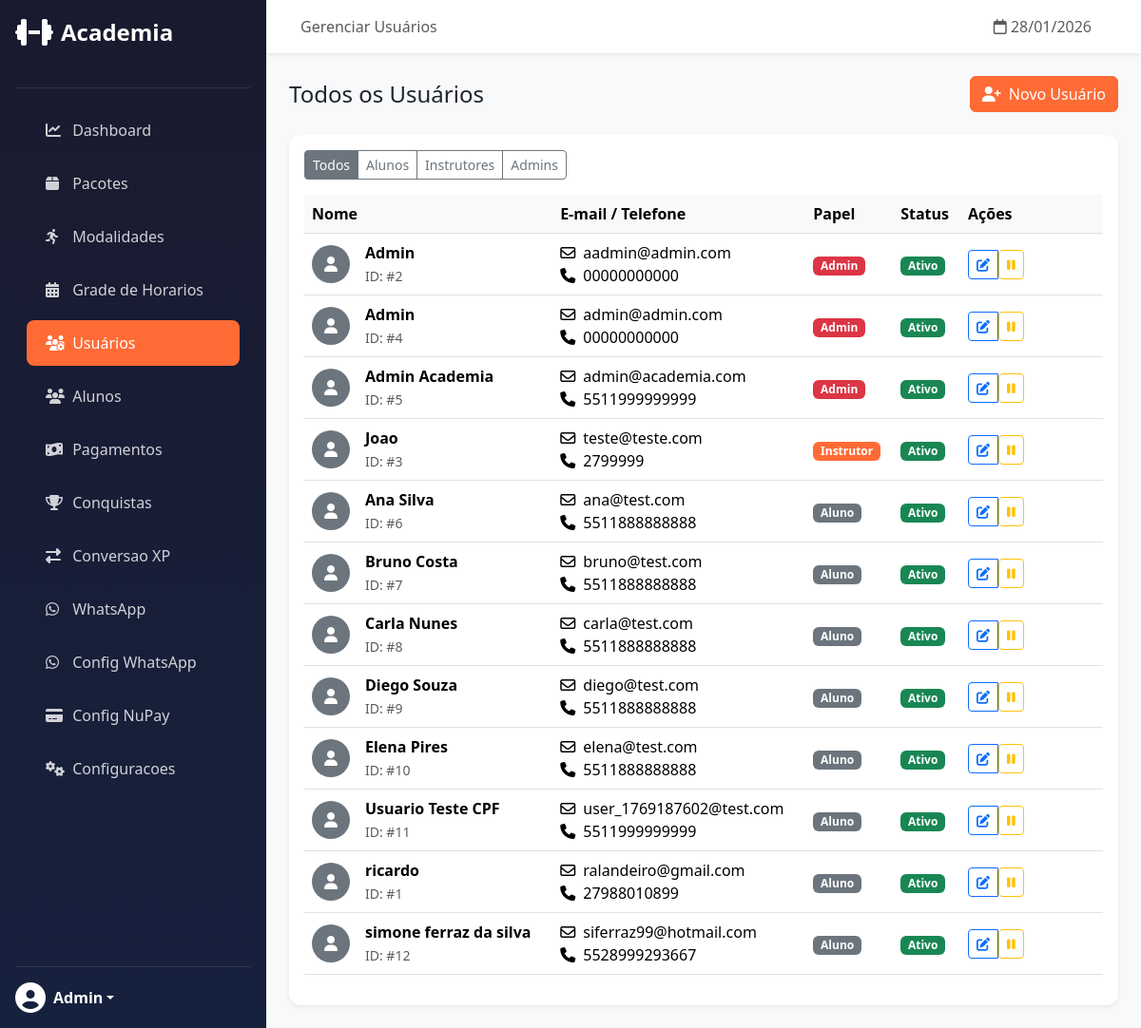
The page /admin/users/ (signed in) on the database as committed earlier.
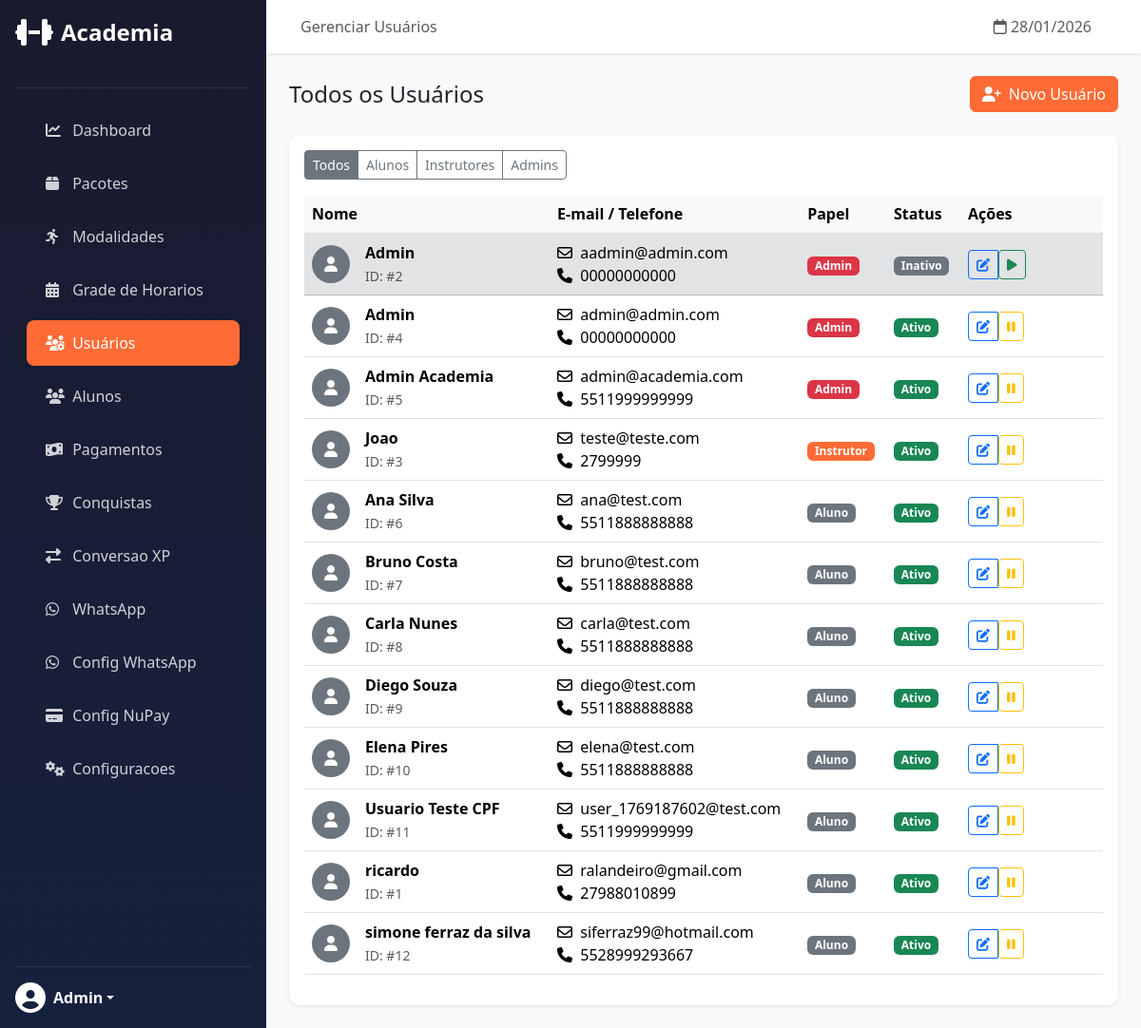
The same page on the database as committed later.
### app/models/user.py (models this page shows, shortened)
class User(UserMixin, db.Model):
    __tablename__ = 'users'
    id = db.Column(db.Integer, primary_key=True)
    name = db.Column(db.String(100), nullable=False)
    email = db.Column(db.String(120), unique=True, nullable=False)
    phone = db.Column(db.String(20), nullable=False)
    password_hash = db.Column(db.String(256), nullable=False)
    cpf = db.Column(db.String(14), nullable=True)  # Formato: 123.456.789-00
    gender = db.Column(db.Enum(Gender), nullable=True)
    role = db.Column(db.String(20), default='student')
    xp = db.Column(db.Integer, default=0)  # XP total historico (para ranking)
    level = db.Column(db.Integer, default=1)
    xp_available = db.Column(db.Integer, default=0)  # XP disponivel para conversao (janela 3 meses)
    credits_balance = db.Column(db.Integer, default=0)  # Total de creditos ativos (wallets)
    photo_url = db.Column(db.String(255))
    is_active = db.Column(db.Boolean, default=True)
    created_at = db.Column(db.DateTime, default=datetime.utcnow)
    updated_at = db.Column(db.DateTime, default=datetime.utcnow, onupdate=datetime.utcnow)
    last_login = db.Column(db.DateTime)

### app/routes/admin/users.py (the view)
@users_bp.route('/')
@login_required
@admin_required
def list_users():
    role = request.args.get('role')
    if role:
        users = User.query.filter_by(role=role).order_by(User.name).all()
    else:
        users = User.query.order_by(User.role, User.name).all()
    return render_template('admin/users/list.html', users=users, role_filter=role)

### app/routes/admin/dashboard.py (called while the page is built)
def admin_required(f):
    @wraps(f)
    def decorated_function(*args, **kwargs):
        if not current_user.is_authenticated or current_user.role != 'admin':
            abort(403)
        return f(*args, **kwargs)
    return decorated_function

### app/templates/admin/users/list.html
{% extends "admin/base.html" %}
{% block page_title %}Gerenciar Usuários{% endblock %}
{% block content %}
<div class="d-flex justify-content-between align-items-center mb-4">
    <h4 class="mb-0">
        {% if role_filter == 'student' %}Alunos
        {% elif role_filter == 'instructor' %}Instrutores
        {% elif role_filter == 'admin' %}Administradores
        {% else %}Todos os Usuários{% endif %}
    </h4>
    <a href="{{ url_for('admin_users.create_user') }}" class="btn btn-primary">
        <i class="fas fa-user-plus me-2"></i>Novo Usuário
    </a>
</div>
<div class="card">
    <div class="card-body">
        <div class="btn-group mb-3">
            <a href="{{ url_for('admin_users.list_users') }}"
                class="btn btn-sm btn-outline-secondary {% if not role_filter %}active{% endif %}">Todos</a>
            <a href="{{ url_for('admin_users.list_users', role='student') }}"
                class="btn btn-sm btn-outline-secondary {% if role_filter == 'student' %}active{% endif %}">Alunos</a>
            <a href="{{ url_for('admin_users.list_users', role='instructor') }}"
                class="btn btn-sm btn-outline-secondary {% if role_filter == 'instructor' %}active{% endif %}">Instrutores</a>
            <a href="{{ url_for('admin_users.list_users', role='admin') }}"
                class="btn btn-sm btn-outline-secondary {% if role_filter == 'admin' %}active{% endif %}">Admins</a>
        </div>
        {% if users %}
        <div class="table-responsive">
            <table class="table table-hover align-middle">
                <thead>
                    <tr>
                        <th>Nome</th>
                        <th>E-mail / Telefone</th>
                        <th>Papel</th>
                        <th>Status</th>
                        <th style="width: 150px;">Ações</th>
                    </tr>
                </thead>
                <tbody>
                    {% for user in users %}
                    <tr class="{{ 'table-secondary' if not user.is_active }}">
                        <td>
                            <div class="d-flex align-items-center">
                                <div class="rounded-circle bg-secondary text-white me-3 d-flex align-items-center justify-content-center"
                                    style="width: 40px; height: 40px;">
                                    <i class="fas fa-user"></i>
                                </div>
                                <div>
                                    <strong>{{ user.name }}</strong><br>
                                    <small class="text-muted">ID: #{{ user.id }}</small>
                                </div>
                            </div>
                        </td>
                        <td>
                            <i class="far fa-envelope me-1"></i> {{ user.email }}<br>
                            <i class="fas fa-phone me-1"></i> {{ user.phone }}
                        </td>
                        <td>
                            {% if user.role == 'admin' %}
                            <span class="badge bg-danger">Admin</span>
                            {% elif user.role == 'instructor' %}
                            <span class="badge bg-primary">Instrutor</span>
                            {% else %}
                            <span class="badge bg-secondary">Aluno</span>
                            {% endif %}
                        </td>
                        <td>
                            {% if user.is_active %}
                            <span class="badge bg-success">Ativo</span>
                            {% else %}
                            <span class="badge bg-secondary">Inativo</span>
                            {% endif %}
                        </td>
                        <td>
                            <div class="btn-group">
                                <a href="{{ url_for('admin_users.edit_user', id=user.id) }}"
                                    class="btn btn-sm btn-outline-primary" title="Editar">
                                    <i class="fas fa-edit"></i>
                                </a>
                                <form action="{{ url_for('admin_users.toggle_user', id=user.id) }}" method="POST"
                                    class="d-inline">
                                    <button type="submit"
                                        class="btn btn-sm btn-outline-{{ 'warning' if user.is_active else 'success' }}"
                                        title="{{ 'Desativar' if user.is_active else 'Ativar' }}">
                                        <i class="fas fa-{{ 'pause' if user.is_active else 'play' }}"></i>
                                    </button>
                                </form>
                            </div>
                        </td>
                    </tr>
                    {% endfor %}
                </tbody>
            </table>
        </div>
        {% else %}
        <div class="text-center py-5">
            <i class="fas fa-users-slash fa-4x text-muted mb-3"></i>
            <h5>Nenhum usuário encontrado</h5>
            <p class="text-muted">Tente mudar o filtro ou cadastrar um novo usuário.</p>
        </div>
        {% endif %}
    </div>
</div>
{% endblock %}

### app/templates/admin/base.html (shortened to what this page needs)
{% extends "base.html" %}
{% block body %}
<div class="d-flex">
    <nav class="sidebar d-flex flex-column p-3" style="width: 280px;">
        <a href="{{ url_for('admin.dashboard') }}"
            class="d-flex align-items-center mb-4 text-white text-decoration-none">
            <i class="fas fa-dumbbell fa-2x me-2"></i>
            <span class="fs-4 fw-bold">Academia</span>
        </a>
        <hr class="border-secondary">
        <ul class="nav nav-pills flex-column mb-auto">
            <li class="nav-item">
                <a href="{{ url_for('admin.dashboard') }}"
                    class="nav-link {% if request.endpoint == 'admin.dashboard' %}active{% endif %}">
                    <i class="fas fa-chart-line"></i> Dashboard
                </a>
            </li>
            <li class="nav-item">
                <a href="{{ url_for('admin_packages.list_packages') }}"
                    class="nav-link {% if 'packages' in request.endpoint %}active{% endif %}">
                    <i class="fas fa-box"></i> Pacotes
                </a>
            </li>
            <li class="nav-item">
                <a href="{{ url_for('admin_modalities.list_modalities') }}"
                    class="nav-link {% if 'modalities' in request.endpoint %}active{% endif %}">
                    <i class="fas fa-running"></i> Modalidades
                </a>
            </li>
            <li class="nav-item">
                <a href="{{ url_for('admin_schedules.list_schedules') }}"
                    class="nav-link {% if 'schedules' in request.endpoint %}active{% endif %}">
                    <i class="fas fa-calendar-alt"></i> Grade de Horarios
                </a>
            </li>
            <li class="nav-item">
                <a href="{{ url_for('admin_users.list_users') }}"
                    class="nav-link {% if 'users' in request.endpoint %}active{% endif %}">
                    <i class="fas fa-users-cog"></i> Usuários
                </a>
            </li>
            <li class="nav-item">
                <a href="{{ url_for('admin_users.list_users', role='student') }}"
                    class="nav-link {% if 'users' in request.endpoint and request.args.get('role') == 'student' %}active{% endif %}">
                    <i class="fas fa-users"></i> Alunos
                </a>
            </li>
            <li class="nav-item">
                <a href="{{ url_for('admin_payments.pending_payments') }}"
                    class="nav-link {% if 'payments' in request.endpoint %}active{% endif %}">
                    <i class="fas fa-money-bill-wave"></i> Pagamentos
                </a>
            </li>
            <li class="nav-item">
                <a href="{{ url_for('admin_achievements.list_achievements') }}"
                    class="nav-link {% if 'achievements' in request.endpoint %}active{% endif %}">
                    <i class="fas fa-trophy"></i> Conquistas
                </a>
            </li>
            <li class="nav-item">
                <a href="{{ url_for('admin_conversion_rules.list_rules') }}"
                    class="nav-link {% if 'conversion_rules' in request.endpoint %}active{% endif %}">
                    <i class="fas fa-exchange-alt"></i> Conversao XP
                </a>
            </li>
            <li class="nav-item">
                <a href="{{ url_for('admin_whatsapp.list_templates') }}"
                    class="nav-link {% if 'whatsapp' in request.endpoint and 'megaapi' not in request.endpoint %}active{% endif %}">
                    <i class="fab fa-whatsapp"></i> WhatsApp
                </a>
            </li>
            <li class="nav-item">
                <a href="{{ url_for('admin_megaapi.settings') }}"
                    class="nav-link {% if 'megaapi' in request.endpoint %}active{% endif %}">
                    <i class="fab fa-whatsapp"></i> Config WhatsApp
                </a>
            </li>
            <li class="nav-item">
                <a href="{{ url_for('admin_nupay.settings') }}"
                    class="nav-link {% if 'nupay' in request.endpoint %}active{% endif %}">
                    <i class="fas fa-credit-card"></i> Config NuPay
                </a>
            </li>
            <li class="nav-item">
                <a href="{{ url_for('admin_settings.index') }}"
                    class="nav-link {% if 'settings' in request.endpoint and 'megaapi' not in request.endpoint %}active{% endif %}">
                    <i class="fas fa-cogs"></i> Configuracoes
                </a>
            </li>
        </ul>
        <hr class="border-secondary">
        <div class="dropdown">
            <a href="#" class="d-flex align-items-center text-white text-decoration-none dropdown-toggle"
                data-bs-toggle="dropdown">
                <i class="fas fa-user-circle fa-2x me-2"></i>
                <strong>{{ current_user.name }}</strong>
            </a>
        </div>
    </nav>
    <main class="main-content flex-grow-1">
        <nav class="navbar navbar-expand-lg navbar-light bg-white shadow-sm px-4">
            <div class="container-fluid">
                <span class="navbar-text">
                    {% block page_title %}Dashboard{% endblock %}
                </span>
                <div class="d-flex align-items-center">
                    <span class="text-muted me-3">
                        <i class="far fa-calendar"></i> {{ now().strftime('%d/%m/%Y') }}
                    </span>
                </div>
            </div>
        </nav>
        <div class="p-4">
            {% block content %}{% endblock %}
        </div>
    </main>
</div>
{% endblock %}

### app/templates/base.html (shortened to what this page needs)
<!DOCTYPE html>
<html lang="pt-BR">
<head>
    <link href="https://cdn.jsdelivr.net/npm/bootstrap@5.3.2/dist/css/bootstrap.min.css" rel="stylesheet">
    <link rel="stylesheet" href="https://cdnjs.cloudflare.com/ajax/libs/font-awesome/6.5.1/css/all.min.css">
</head>
<body>
    {% block body %}{% endblock %}
</body>
</html>

### app/templates/admin/base.html (style rules this page uses)
.sidebar { min-height: 100vh; background: linear-gradient(180deg, #1a1a2e 0%, #16213e 100%); }
.sidebar .nav-link { color: rgba(255, 255, 255, 0.8); padding: 12px 20px; border-radius: 8px; margin: 4px 12px; transition: all 0.3s; }
.sidebar .nav-link.active { background: var(--primary-color); color: #fff; }
.sidebar .nav-link i { width: 24px; }
.main-content { background-color: #f8f9fa; min-height: 100vh; }
.card { border: none; box-shadow: 0 0.125rem 0.25rem rgba(0, 0, 0, 0.075); border-radius: 12px; }
.table th { font-weight: 600; background-color: #f8f9fa; }

### app/templates/base.html (style rules this page uses)
:root { --primary-color: #FF6B35; --secondary-color: #004E89; }
body { min-height: 100vh; display: flex; flex-direction: column; }
.btn-primary { background-color: var(--primary-color); border-color: var(--primary-color); }
.bg-primary { background-color: var(--primary-color) !important; }
main { flex: 1; }

Rows that differ between the two databases and show on the page:
changed User "aadmin@admin.com": is_active "Ativo" → "Inativo"
